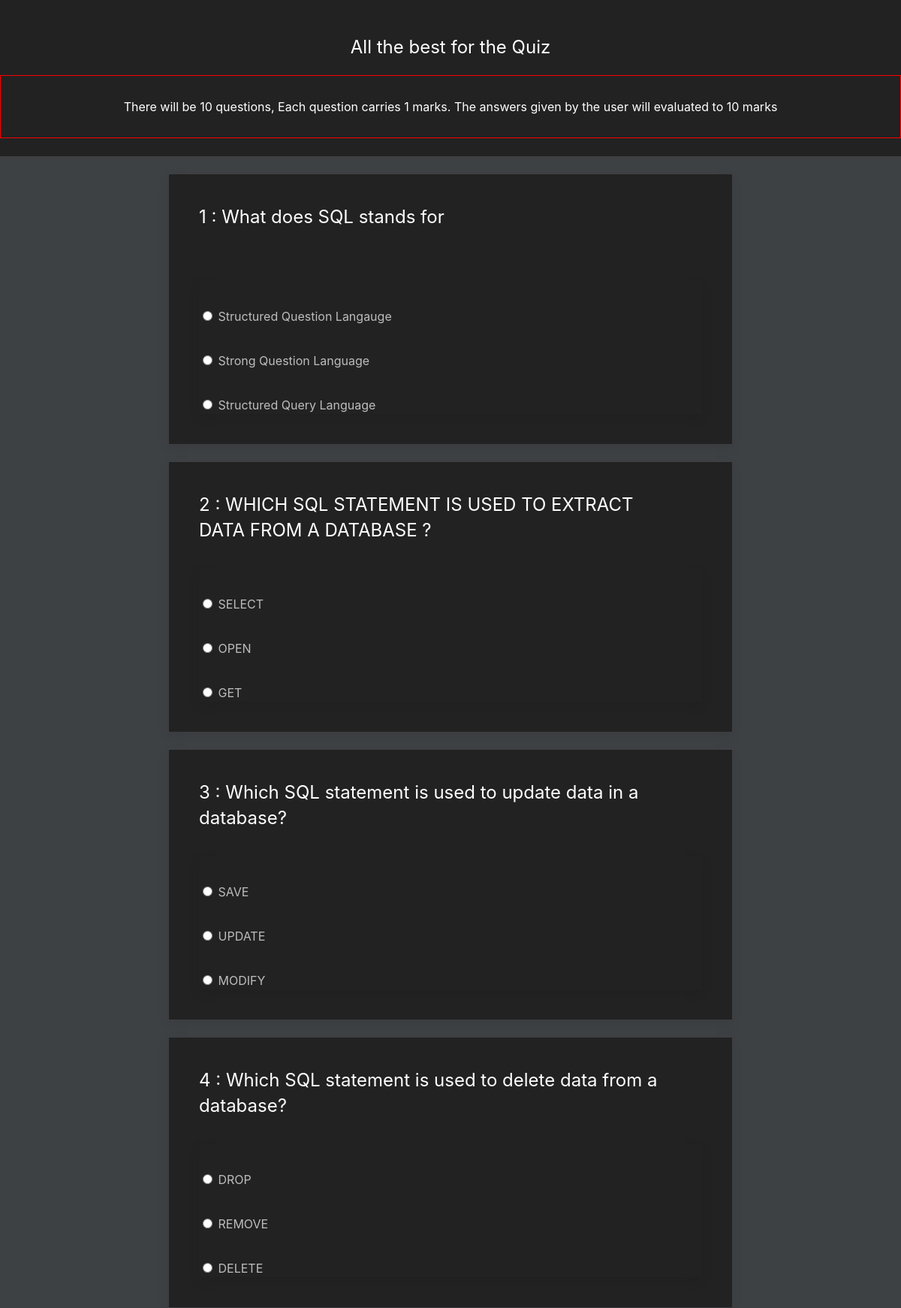
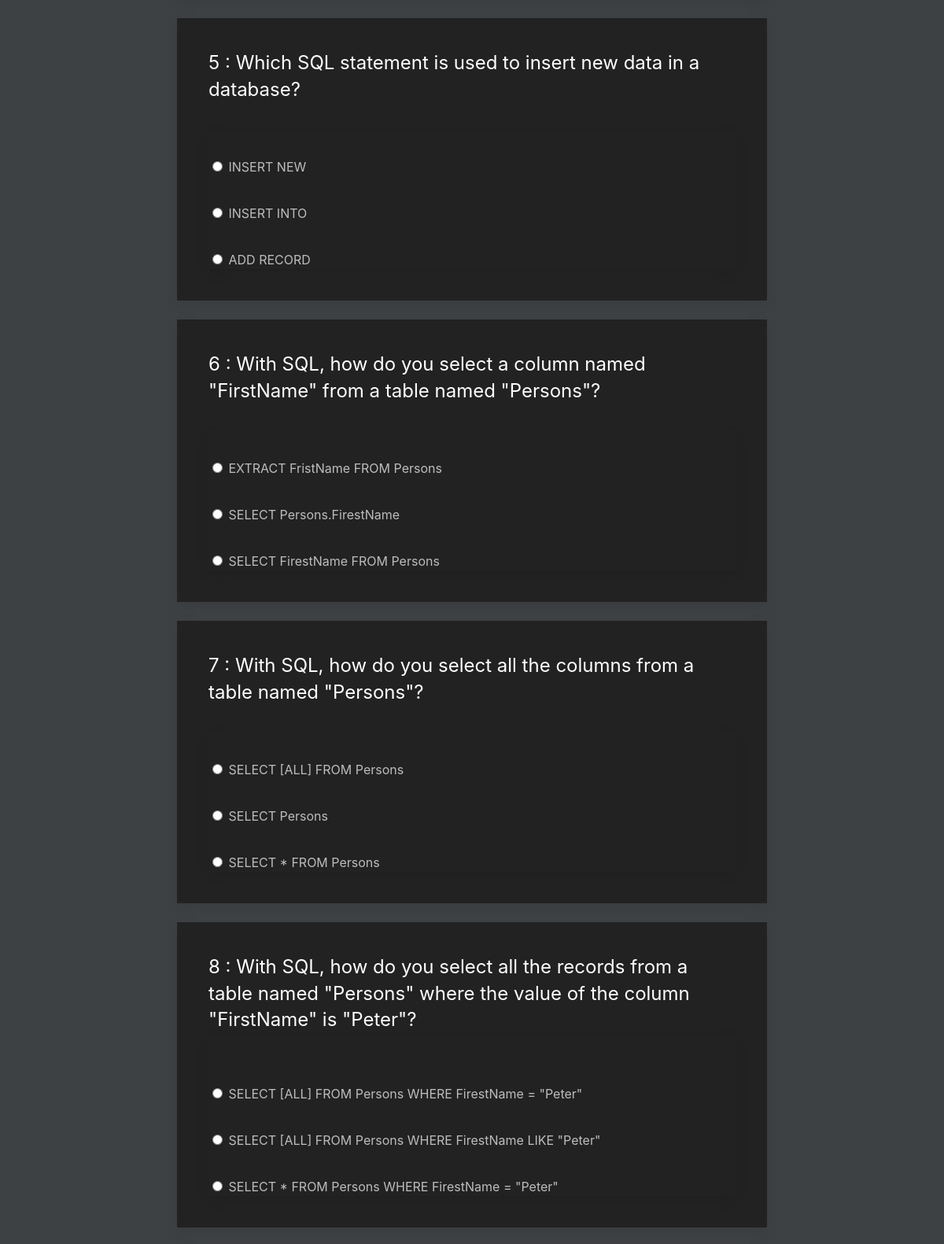
Screenshot of /Questions.php (upper part) with the database file from the repository (2 pictures, top to bottom).
### tables this page shows
CREATE TABLE `questions` (
  `Q_ID` int(11) NOT NULL,
  `QUESTION` varchar(250) DEFAULT NULL,
  `ANS_ID` int(11) DEFAULT NULL
);

CREATE TABLE `answers` (
  `ANS_ID` int(11) NOT NULL,
  `ANSWERS` varchar(250) DEFAULT NULL,
  `Q_ID` int(11) DEFAULT NULL
);

### Questions.php (the view, shortened to what this page needs)
<?php
            if($con = mysqli_connect('localhost','root'))
            {
                if(!mysqli_select_db($con,'ONLINE_QUIZ'))
                {
        ?>
                     <div uk-alert>
                        <a class="uk-alert-close" uk-close></a>
                        <h3>Notice</h3>
                        <p>Connection to the Database ONLINEQUIZ is not established :(</p>
                     </div>
                     <script>
                        window.stop();
                    </script>
        <?php
                }
            }
        ?>
<!DOCTYPE html>
<html>
    <head>
        <link rel="stylesheet" href="css/uikit/css/uikit.min.css" />
    </head>
    <body bgcolor=#0000>
	    <div class="uk-section uk-background-secondary uk-light">
            <div class="uk-container uk-container-expand uk-text-center " style=" padding: 0%; border: red;">
                <br>
			    <h3 style="margin-top:-4%"> All the best for the Quiz </h3>
			    <h5 style="margin-top:1%; border: 1px solid red; padding:2.5%;"> There will be 10 questions, Each question carries 1 marks. The answers given by the user will evaluated to 10 marks </h5>
            </div>
            <br>
            <div class="uk-container uk-container-expand" style="background-color: rgb(62, 65, 68)">
                <form action="check.php" method="post">
				        <?php
                            $i = 1;
                            for( $i ; $i <= 10 ;$i++)
                            {
                                $sql1 = "SELECT * FROM QUESTIONS WHERE Q_ID = $i ";
                                $sql2 = "SELECT * FROM ANSWERS WHERE Q_ID = $i ";
                                $result1 = mysqli_query($con, $sql1);
                                $result2 = mysqli_query($con, $sql2);
                                while( $rows1 = mysqli_fetch_array($result1) )
                                {
                        ?>
                                <br>
                                <div class="uk-card uk-card-secondary uk-card-body uk-align-center uk-width-xxlarge uk-margin-remove-bottom uk-margin-remove-top">
                                    <h3 class="uk-card-title uk-align-left@s uk-align-left@m uk-align-left@l uk-align-left@x1 uk-margin-remove-adjacent uk-padding-remove"  id="question"><?php echo $i." : ".$rows1['QUESTION']; ?></h3>
                                     <br><br><br>
                                    <div class="uk-card uk-card-secondary uk-card-body uk-align-center uk-width-xxlarge uk-padding-remove">
                                        <?php
                                            while ( $rows2 = mysqli_fetch_array($result2) )
                                            {
                                        ?>
                                                <input class="uk-margin-medium-top uk-margin-slarge-left" id="answer" type="radio" name="quizcheck[<?php echo $rows2['Q_ID'] ?>]" value="<?php echo $rows2['ANS_ID'] ?>"> <?php echo $rows2['ANSWERS']; ?> <br>
                                        <?php
                                            }
                                        ?>
                                    </div>
                                </div>
                                    <?php
                                }
                            }
                                    ?>
                    </form>
    </div>
</div>
</body>
</html>

### rows the page displays
questions: QUESTION "What does SQL stands for"
answers: ANSWERS "Structured Question Langauge"
answers: ANSWERS "Strong Question Language"
answers: ANSWERS "Structured Query Language"
questions: QUESTION "WHICH SQL STATEMENT IS USED TO EXTRACT DATA FROM A DATABASE ?"
answers: ANSWERS "SELECT"
answers: ANSWERS "OPEN"
answers: ANSWERS "GET"
questions: QUESTION "Which SQL statement is used to update data in a database?"
answers: ANSWERS "SAVE"
answers: ANSWERS "UPDATE"
answers: ANSWERS "MODIFY"
questions: QUESTION "Which SQL statement is used to delete data from a database?"
answers: ANSWERS "DROP"
answers: ANSWERS "REMOVE"
answers: ANSWERS "DELETE"
questions: QUESTION "Which SQL statement is used to insert new data in a database?"
answers: ANSWERS "INSERT NEW"
answers: ANSWERS "INSERT INTO"
answers: ANSWERS "ADD RECORD"
questions: QUESTION "With SQL, how do you select a column named \"FirstName\" from a table named \"Persons\"?"
answers: ANSWERS "EXTRACT FristName FROM Persons"
answers: ANSWERS "SELECT Persons.FirestName"
answers: ANSWERS "SELECT FirestName FROM Persons"
questions: QUESTION "With SQL, how do you select all the columns from a table named \"Persons\"?"
answers: ANSWERS "SELECT [ALL] FROM Persons"
answers: ANSWERS "SELECT Persons"
answers: ANSWERS "SELECT * FROM Persons"
questions: QUESTION "With SQL, how do you select all the records from a table named \"Persons\" where the value of the column \"FirstName\" is \"Peter\"?"
answers: ANSWERS "SELECT [ALL] FROM Persons WHERE FirestName = \"Peter\""
answers: ANSWERS "SELECT [ALL] FROM Persons WHERE FirestName LIKE \"Peter\""
answers: ANSWERS "SELECT * FROM Persons WHERE FirestName = \"Peter\""
